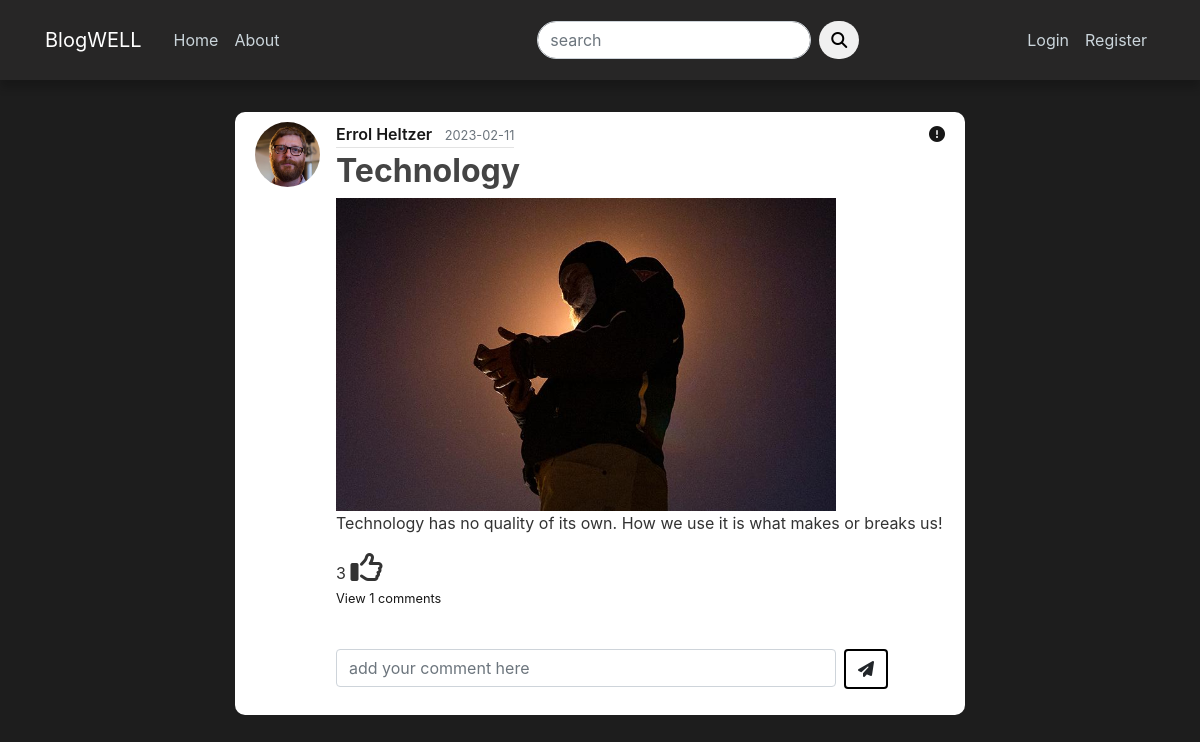
The page /post/5 on the database its author committed.
### blog/models.py (models this page shows, shortened)
class User(db.Model, UserMixin):
    id = db.Column(db.Integer, primary_key=True)
    username = db.Column(db.String(20), unique=True, nullable=False)
    email = db.Column(db.String(120), unique=True, nullable=False)
    image_file = db.Column(db.String(20), nullable=False, default='default.jpg')
    password = db.Column(db.String(60), nullable=False)
    posts = db.relationship('Post', backref='author', lazy=True)
    comments = db.relationship('Comment', backref='author', lazy=True)
    is_admin = db.Column(db.Boolean, default=False)
    likes = db.relationship('Like', backref='author', lazy=True)
    reports = db.relationship('Reports', backref='author', lazy=True)

class Post(db.Model):
    __table_args__ = (CheckConstraint('hate_percentage >= 0.0 and hate_percentage <= 1.0'),)
    id = db.Column(db.Integer, primary_key=True)
    title = db.Column(db.String(100), nullable=False)
    date_posted = db.Column(db.DateTime, nullable=False, default=datetime.utcnow)
    content = db.Column(db.Text, nullable=False)
    post_image = db.Column(db.String(200), nullable=True)
    user_id = db.Column(db.Integer, db.ForeignKey('user.id'), nullable=False)
    comments = db.relationship('Comment', backref='post', lazy=True)
    likes = db.relationship('Like', backref='Post', lazy=True)
    hate_percentage = db.Column(db.Float, nullable=False, server_default='0.0')
    reports = db.relationship('Reports', backref='Post', lazy=True)

### blog/posts/routes.py (the view)
@posts.route("/post/<int:post_id>")
def post(post_id):
    post = Post.query.get_or_404(post_id)
    return render_template('post.html', title=post.title, post=post)

### blog/users/forms.py
class SearchForm(FlaskForm):
    searched = StringField('search', validators=[DataRequired()])
    submit = SubmitField('Submit')

### blog/users/routes.py (called while the page is built)
@app.context_processor
def home():
    form = SearchForm()
    return dict(form=form)

### blog/templates/post.html (shortened to what this page needs)
{% extends "layout.html" %}
{% block content %}
    <article class="media content-section">
        <img src="{{ url_for('static', filename='profile_pics/' + post.author.image_file)}}" class="rounded-circle article-img" alt="">
        <div class="media-body">
            <div class="d-flex justify-content-between">
                <div class="article-metadata">
                    <a class="mr-2 uname" href="{{url_for('users.user_posts', username=post.author.username )}}" >{{ post.author.username }}</a>
                    <small class="text-muted">{{ post.date_posted.strftime('%Y-%m-%d') }}</small>
                </div>
                <div>
                    <a href="#" data-toggle="modal" data-target="#reportModal"><i class="fa-solid fa-circle-exclamation"></i></a>
                </div>
            </div>
            <h2 class="article-title font-weight-bold">{{ post.title }}</a></h2>
            {% if post.post_image %}
                <div class="post-pic"><img src="{{url_for('static', filename = 'post_images/' + post.post_image)}}" alt="" height="auto" width="500px"></div>
                <div><p class="article-content">{{ post.content }}</p></div>
            {% else %}
                <div><p class="article-content">{{ post.content }}</p></div>
            {% endif %}
            <div>
                <span id="likes-count-{{post.id}}">{{post.likes|length}}</span>
                {% if current_user in post.likes|map(attribute="author")|list %}
                    <i class="fa-solid fa-thumbs-up fa-2x" id="likes-button-{{post.id}}" onclick="like({{post.id}})"></i></a>
                {% else %}
                    <i class="fa-regular fa-thumbs-up fa-2x" id="likes-button-{{post.id}}" onclick="like({{post.id}})"></i></a>
                {% endif %}
            </div>
        <p class="card-text">
            {% if post.comments|length > 0 %}
            <a data-toggle="collapse" href="#comments-{{post.id}}" role="button" aria-expanded="false">
                <small>View {{post.comments|length }} comments</small>
            </a>
            {% else%}
            <small class="text-muted">No comments to display</small>
            {% endif %}
        </p>
        <br>
        <form action="/comment/{{post.id}}" class="input-group mb-3" method="POST">
            <div class="mr-2">
                <input type="text" name="text" id="text" class="form-control" placeholder="add your comment here" style="width: 500px;"/>
            </div>
            <div>
                <button type="submit" class="btn btn-rounded" style="border: 2px solid black;"><i class="fa-solid fa-paper-plane"></i></button>
            </div>
        </form>
    </article>
{% endblock content %}

### blog/static/main.css (style rules this page uses)
body { background: #1d1d1d; color: #333333; margin-top: 7rem; }
h1, h2, h3, h4, h5, h6 { color: #444444; }
a { color: rgb(23, 23, 23); }
.uname { font-weight: 600; }
.content-section { background: #ffffff; padding: 10px 20px; border-radius: 10px; margin-bottom: 20px; }
.article-title { color: #444444; }
.article-content { white-space: pre-line; }
.article-img { height: 65px; width: 65px; margin-right: 16px; }
.article-metadata { padding-bottom: 1px; margin-bottom: 4px; border-bottom: 1px solid #e3e3e3 }
.fa-thumbs-up { cursor: pointer; }

### rows shown on the page
User: image_file (picture), author.username "Errol Heltzer"
Post: date_posted "2023-02-11", title "Technology", post_image (picture), content "Technology has no quality of its own. How we use it is what makes or breaks us!"

### other values the page prints
{{ post.likes|length }} "3"
{{ post.comments|length }} "1"
